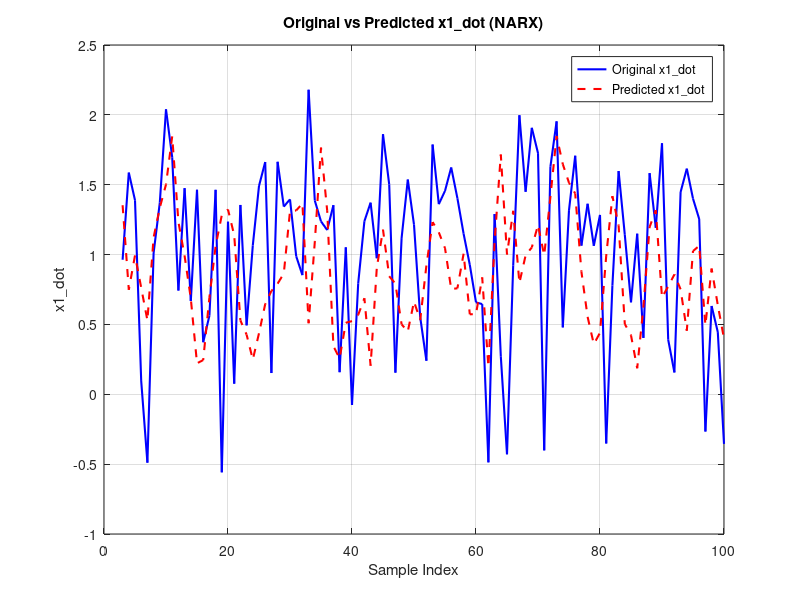
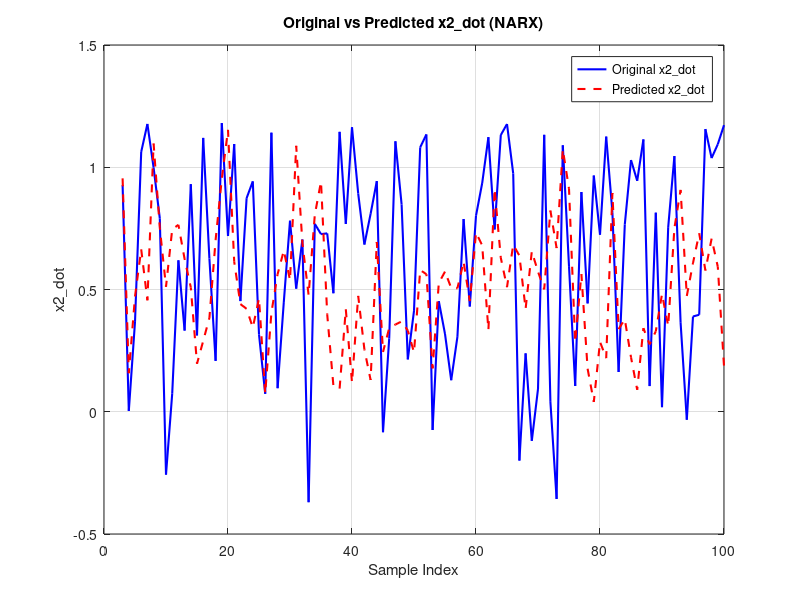

Source code (MATLAB) for these figures, in order:
clc; clear; close all;

n_samples = 100; % Number of samples
x1 = -1 + 2 * rand(n_samples, 1); % Random x1 in [-1, 1]
x2 = -1 + 2 * rand(n_samples, 1); % Random x2 in [-1, 1]

% Define the true coefficients for the system
a_true = [1.0, 0.5, -0.8, 0.3, 0.2, -0.4, 0.1, -0.2, 0.05, 0.01]; % For x1_dot equation
b_true = [0.8, -0.6, 0.4, -0.3, 0.2, -0.1, 0.05, -0.05, 0.02, -0.01]; % For x2_dot equation

% Generate x1_dot and x2_dot based on true coefficients
x1_dot_generated = a_true(1) + a_true(2)*x1 + a_true(3)*x2 + ...
                    a_true(4)*x1.^2 + a_true(5)*x1.*x2 + a_true(6)*x2.^2 + ...
                    a_true(7)*x1.^3 + a_true(8)*x1.^2.*x2 + a_true(9)*x1.*x2.^2 + a_true(10)*x2.^3;

x2_dot_generated = b_true(1) + b_true(2)*x1 + b_true(3)*x2 + ...
                    b_true(4)*x1.^2 + b_true(5)*x1.*x2 + b_true(6)*x2.^2 + ...
                    b_true(7)*x1.^3 + b_true(8)*x1.^2.*x2 + b_true(9)*x1.*x2.^2 + b_true(10)*x2.^3;

% Prepare delayed inputs for NARX model
delay = 2; % Number of past timesteps to use
X = zeros(n_samples - delay, 4); % Features: x1(t-1), x1(t-2), x2(t-1), x2(t-2)
Y1 = x1_dot_generated(delay+1:end); 
Y2 = x2_dot_generated(delay+1:end); 

for t = delay+1:n_samples
    X(t-delay, :) = [x1(t-1), x1(t-2), x2(t-1), x2(t-2)];
end

X_poly_x1 = [X(:,1).^2, X(:,2).^2, X(:,3).^2, X(:,4).^2, ...
             X(:,1).*X(:,3), X(:,2).*X(:,4), X]; 
X_poly_x2 = X_poly_x1; 

% Solve for coefficients using Least Squares Estimation
a_estimated = (X_poly_x1' * X_poly_x1) \ (X_poly_x1' * Y1); % LSE solution for x1_dot
b_estimated = (X_poly_x2' * X_poly_x2) \ (X_poly_x2' * Y2); % LSE solution for x2_dot

% Predictions using the NARX model
Y1_pred = X_poly_x1 * a_estimated; % Predicted x1_dot
Y2_pred = X_poly_x2 * b_estimated; % Predicted x2_dot

% Compare coefficients
disp('True coefficients for x1_dot:');
disp(a_true');
disp('Estimated coefficients for x1_dot:');
disp(a_estimated);
disp('True coefficients for x2_dot:');
disp(b_true');
disp('Estimated coefficients for x2_dot:');
disp(b_estimated);

% Plot for x1_dot
figure;
plot(delay+1:n_samples, Y1, 'b', 'LineWidth', 1.5); % Original x1_dot
hold on;
plot(delay+1:n_samples, Y1_pred, 'r--', 'LineWidth', 1.5); % Predicted x1_dot
title('Original vs Predicted x1\_dot (NARX)');
xlabel('Sample Index'); ylabel('x1\_dot'); legend('Original x1\_dot', 'Predicted x1\_dot'); grid on;

% Plot for x2_dot
figure;
plot(delay+1:n_samples, Y2, 'b', 'LineWidth', 1.5); % Original x2_dot
hold on;
plot(delay+1:n_samples, Y2_pred, 'r--', 'LineWidth', 1.5); % Predicted x2_dot
title('Original vs Predicted x2\_dot (NARX)');
xlabel('Sample Index'); ylabel('x2\_dot'); legend('Original x2\_dot', 'Predicted x2\_dot'); grid on;